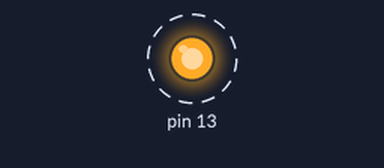
The sketch below on a simulated Arduino Uno, built with avr-gcc and run on an emulated ATmega328P. On the bench: output pins drawn as LEDs (lit = HIGH). Dashed ring = blinking.

Above: at 0.5 s.
Timing chart, 0 to 4.6 s (numbered marks = the images above):
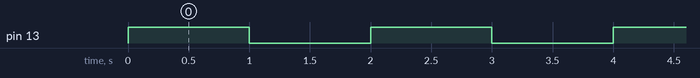

The sketch:

220411_UART_with_yong.ino
```cpp
#include<SoftwareSerial.h>

#define TX 6
#define RX 7

SoftwareSerial soft_Serial(TX,RX);

void setup() {
  // put your setup code here, to run once:
  //Serial.begin(9600);
  soft_Serial.begin(115200);
  pinMode(13,OUTPUT);
}

void loop() {
  // put your main code here, to run repeatedly:
  soft_Serial.write("s");
  digitalWrite(13, HIGH);
  delay(1000);
  soft_Serial.write('w');
  digitalWrite(13, LOW);
  delay(1000);

//  String myString = soft_Serial.readString();
}
```

Measured:
- by itself, pin 13: alternates HIGH for 1.0 s and LOW for 1.0 s
